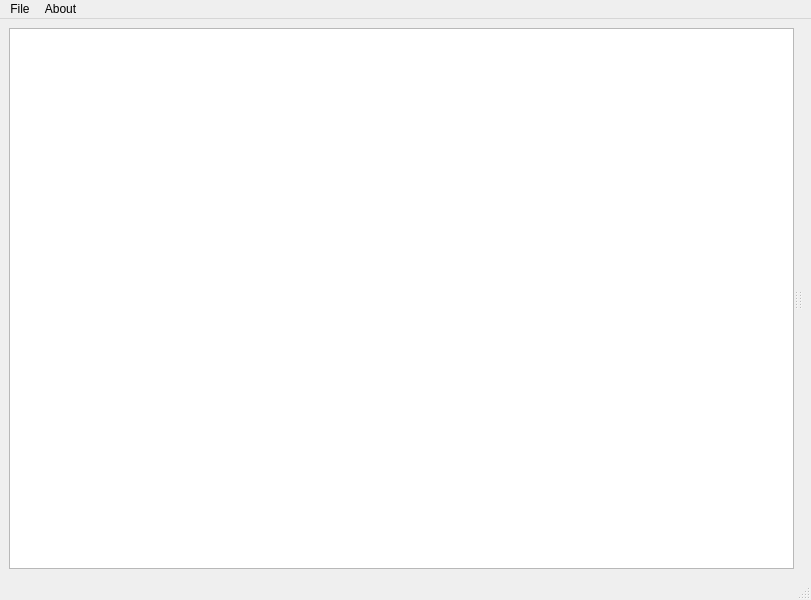
<?xml version="1.0" encoding="UTF-8"?>
<ui version="4.0">
 <class>MainWindow</class>
 <widget class="QMainWindow" name="MainWindow">
  <property name="geometry">
   <rect>
    <x>0</x>
    <y>0</y>
    <width>811</width>
    <height>600</height>
   </rect>
  </property>
  <property name="windowTitle">
   <string>Learn Words Database</string>
  </property>
  <widget class="QWidget" name="centralwidget">
   <layout class="QHBoxLayout" name="horizontalLayout">
    <item>
     <widget class="QSplitter" name="splitter">
      <property name="orientation">
       <enum>Qt::Horizontal</enum>
      </property>
      <widget class="QListView" name="listView"/>
      <widget class="QWidget" name="verticalLayoutWidget">
       <layout class="QVBoxLayout" name="verticalLayout">
        <property name="sizeConstraint">
         <enum>QLayout::SetDefaultConstraint</enum>
        </property>
       </layout>
      </widget>
      <widget class="QWidget" name="verticalLayoutWidget_2">
       <layout class="QVBoxLayout" name="verticalLayout_2"/>
      </widget>
     </widget>
    </item>
   </layout>
  </widget>
  <widget class="QMenuBar" name="menubar">
   <property name="geometry">
    <rect>
     <x>0</x>
     <y>0</y>
     <width>811</width>
     <height>22</height>
    </rect>
   </property>
   <widget class="QMenu" name="menuFile">
    <property name="title">
     <string>File</string>
    </property>
    <addaction name="actionOpen"/>
   </widget>
   <widget class="QMenu" name="menuAbout">
    <property name="title">
     <string>About</string>
    </property>
    <addaction name="actionAbout"/>
   </widget>
   <addaction name="menuFile"/>
   <addaction name="menuAbout"/>
  </widget>
  <widget class="QStatusBar" name="statusbar"/>
  <action name="actionOpen">
   <property name="text">
    <string>Open</string>
   </property>
  </action>
  <action name="actionAbout">
   <property name="text">
    <string>About</string>
   </property>
  </action>
 </widget>
 <resources/>
 <connections/>
</ui>
